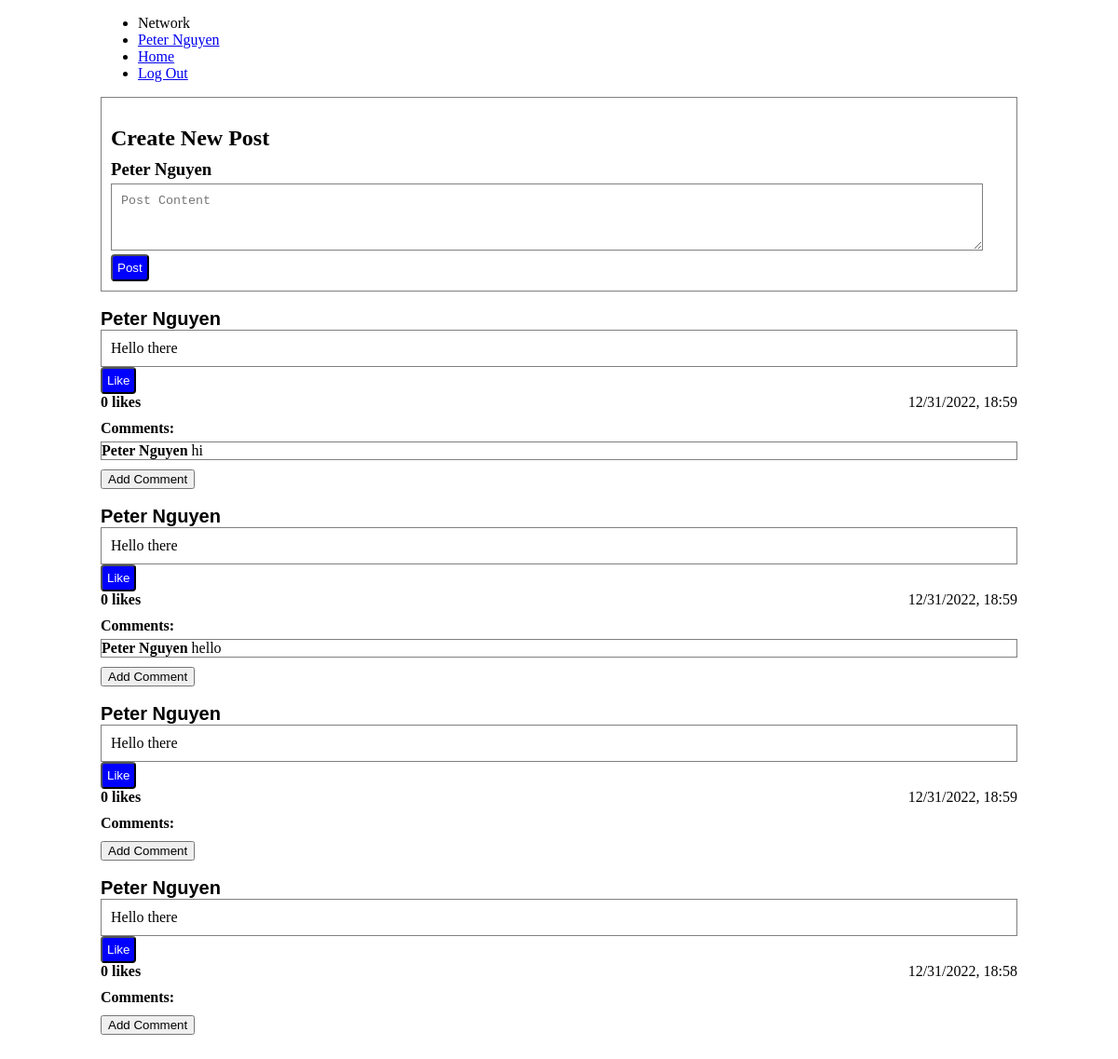
The page / (signed in) on the database its author committed.
### tables this page shows
CREATE TABLE posts (
    id INTEGER PRIMARY KEY AUTOINCREMENT,
    user_id INTEGER NOT NULL,
    username TEXT NOT NULL,
    content TEXT NOT NULL,
    likes INTEGER DEFAULT 0 NOT NULL,
    datetime NUMERIC NOT NULL,
    FOREIGN KEY (user_id) REFERENCES users(id)
);

CREATE TABLE comments (
    id INTEGER PRIMARY KEY AUTOINCREMENT,
    user_id INTEGER NOT NULL,
    post_id INTEGER NOT NULL,
    username TEXT NOT NULL,
    comment TEXT NOT NULL,
    datetime NUMERIC NOT NULL,
    FOREIGN KEY (user_id) REFERENCES users(id),
    FOREIGN KEY (post_id) REFERENCES posts(id)
);

### app.py (the view)
@app.route("/", methods=["GET", "POST"])
@login_required
def index():
    if request.method == "GET":
        pass
    if request.method == "POST":
        content = request.form.get("content")
        if content:
            create_post(content)
    posts = get_posts()
    comments = get_comments()
    return render_template("index.html", posts=posts, comments=comments)

### helpers.py (called while the page is built)
def executeDB(query, arg=None):
    conn = sql.connect('network.db')
    conn.row_factory = sql.Row # "dictionary cursor"
    cur = conn.cursor()
    if arg == None:
        cur.execute(query)
    else:
        cur.execute(query, arg)
    value = cur.fetchall()
    conn.commit()
    conn.close()
    return value

def get_comments():
    return executeDB("SELECT * from comments")

def get_posts(user_id=None):
    if user_id == None:
        posts = executeDB("SELECT * FROM posts ORDER BY datetime DESC")
    else:
        posts = executeDB("SELECT * FROM posts WHERE user_id = ? ORDER BY datetime DESC", [user_id])
    return posts

def login_required(f):
    @wraps(f)
    def decorated_function(*args, **kwargs):
        if session.get("user_id") is None:
            return redirect("/login")
        return f(*args, **kwargs)
    return decorated_function

### templates/index.html (shortened to what this page needs)
{% extends "layout.html" %}
{% block body %}
    <div class="post">
        <h2>Create New Post</h2>
        <h3 class="username">{{ session["username"] }}</h3>
        <form action="/" method="post">
            <textarea class="post text-box" placeholder="Post Content" name="content"></textarea>
            <br>
            <input class="button" type="submit" value="Post">
        </form>
    </div>
    <br>
    {% for post in posts %}
        <form action="/profile" method="post">
            <input class="profile-name" type="submit" value="{{ post["username"] }}">
        </form>
        <div class="post">{{ post["content"] }}</div>
        <button id="like-button{{ post["id"] }}" onclick=likeFeature({{post['id']}}) class="like button">Like</button>
        <h4 id="like-count{{ post['id'] }}" class="inline">{{ post["likes"] }} likes</h4>
        <p class="inline right">{{ post["datetime"] }}</p>
        <div id="comments{{ post["id"] }}">
            <h4 class="no-margin">Comments:</h4>
            {% for comment in comments %}
                {% if comment.post_id == post.id %}
                    <div class="comment"><b>{{comment.username}}</b>  {{ comment.comment }}</div>
                {% endif %}
            {% endfor %}
        </div>
        <button class="comment-toggle no-margin" name="{{ post["id"] }}">Add Comment</button>
        <br>
        <br>
    {% endfor %}
{% endblock %}

### static/styles.css (style rules this page uses)
.inline { margin-top: 0px; display: inline-block; margin-bottom: 0px; }
.no-margin { margin-top: 10px; margin-bottom: 0px; }
.username { line-height: 0; margin-bottom:15px; }
.post { border-color: gray; border-style: solid; border-width:thin; padding: 10px; margin-bottom:0px; }
.text-box { height: fit-content; width: 95%; max-width: viewport; min-height: 50px; }
.comment { margin-top: 5px; border: 1px solid gray; }
.right { float: right; }
.button { background-color:blue; color: white; border-radius: 4px; padding: 5px; display:block; }
#page-padding { padding-left: 100px; padding-right:100px; }
.profile-name { background: none!important; border: none; padding: 0!important; font-family: arial, sans-serif; font-size: 20px; color: black; cursor: pointer; font-weight: bold; }

### rows shown on the page
posts: username "Peter Nguyen", content "Hello there", likes "0", datetime "12/31/2022, 18:59"
comments: username "Peter Nguyen", comment "hi"
posts: username "Peter Nguyen", content "Hello there", likes "0", datetime "12/31/2022, 18:59"
comments: username "Peter Nguyen", comment "hello"
posts: username "Peter Nguyen", content "Hello there", likes "0", datetime "12/31/2022, 18:59"
posts: username "Peter Nguyen", content "Hello there", likes "0", datetime "12/31/2022, 18:58"

### other values the page prints
{{ session["username"] }} "Peter Nguyen"
